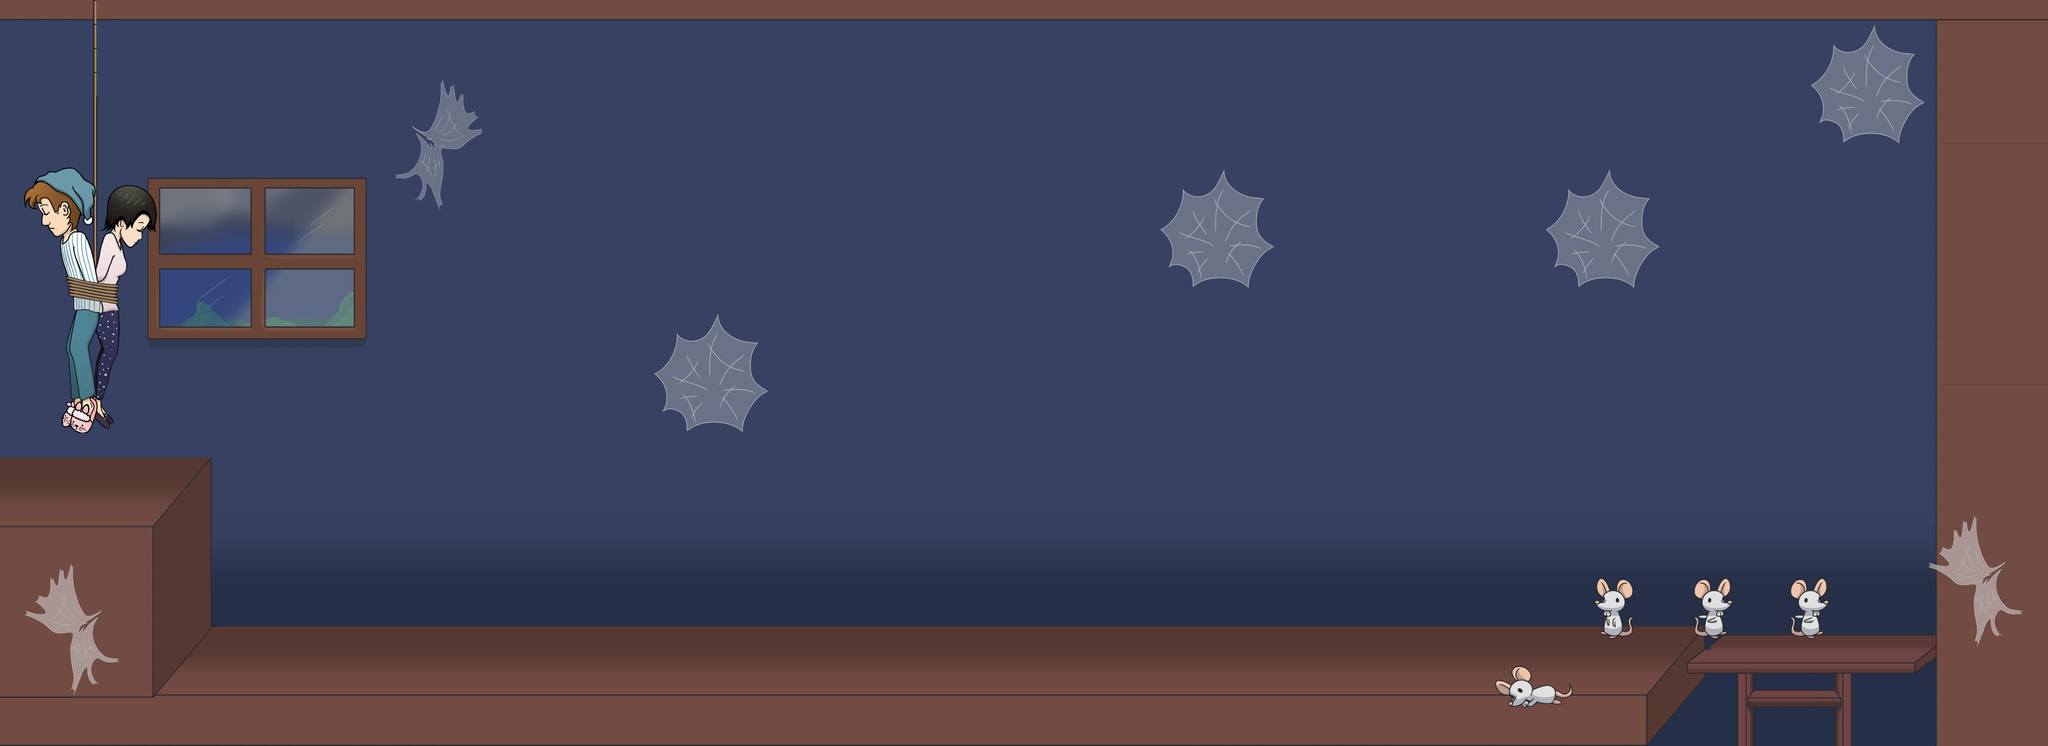

Rendered tile map (Tiled .tmx) drawn with the repository's tilesets; below, a short description and the map source with its tile grids summarised:
An orthogonal 85x31 tile map with 45x45 px tiles, 5 tile layers (PisoFondo, DetallesFondo, Plataformas, PlataformasNoCruzar, ...), 5 tilesets.

<map version="1.0" orientation="orthogonal" renderorder="right-down" width="85" height="31" tilewidth="45" tileheight="45" nextobjectid="1">
 <tileset firstgid="1" name="fondo1" tilewidth="45" tileheight="45" tilecount="1188" columns="44">
  <image source="TileCuartoAbner.png" width="1980" height="1215" />
 </tileset>
 <tileset firstgid="1189" name="fondo2" tilewidth="45" tileheight="45" tilecount="2915" columns="55">
  <image source="TileArmario.png" width="2475" height="2400" />
 </tileset>
 <tileset firstgid="4104" name="fondo3" tilewidth="45" tileheight="45" tilecount="1344" columns="56">
  <image source="TilePasillos.png" width="2527" height="1121" />
 </tileset>
 <tileset firstgid="5448" name="fondo4" tilewidth="45" tileheight="45" tilecount="1296" columns="54">
  <image source="TileSotano.png" width="2448" height="1116" />
 </tileset>
 <tileset firstgid="6744" name="fondo 5" tilewidth="45" tileheight="45" tilecount="90" columns="6">
  <image source="Padres Colgados.png" width="299" height="677" />
 </tileset>
 <layer name="PisoFondo" width="85" height="31">
  <data>[2635 cells, 2635 non-empty, 25 distinct tile ids]</data>
 </layer>
 <layer name="DetallesFondo" width="85" height="31">
  <data>[2635 cells, 569 non-empty, 186 distinct tile ids]</data>
 </layer>
 <layer name="Plataformas" width="85" height="31">
  <data>[2635 cells, 91 non-empty, 20 distinct tile ids]</data>
 </layer>
 <layer name="PlataformasNoCruzar" width="85" height="31">
  <data>[2635 cells, 318 non-empty, 24 distinct tile ids]</data>
 </layer>
 <layer name="DetallesFondo2" width="85" height="31">
  <data>[2635 cells, 166 non-empty, 133 distinct tile ids]</data>
 </layer>
</map>
